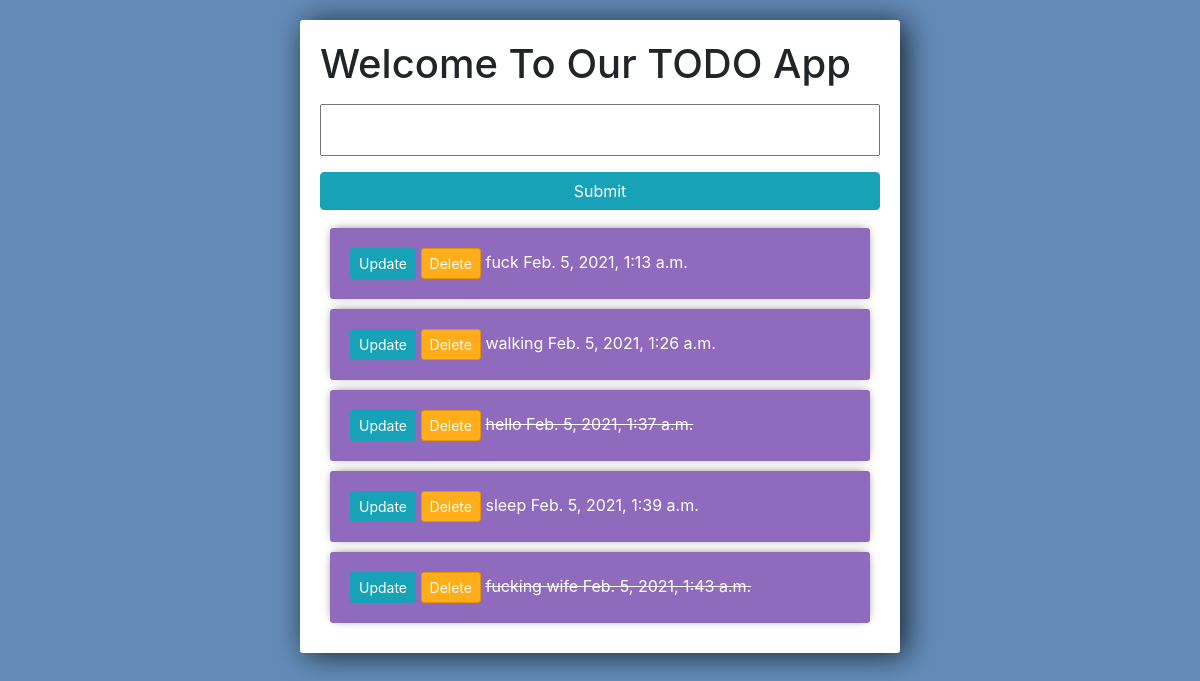
The page / on the database its author committed.
### tasks/models.py (models this page shows, shortened)
class Task(models.Model):
    title=models.CharField(max_length=200)
    complete=models.BooleanField(default=False)
    created     = models.DateTimeField(editable=False)
    def __str__(self):
        return self.title

### tasks/views.py (the view)
# urls.py: path('',views.index,name="list"),
def index(request):
    tasks=Task.objects.all()
    form=TaskFrom()
    if request.method=='POST':
        form=TaskFrom(request.POST)
        if form.is_valid():
            form.save()
        return redirect('/')
    context={'tasks':tasks, 'form':form}
    return render(request,'tasks/list.html',context)

### tasks/forms.py
class TaskFrom(forms.ModelForm):
    class Meta:
        model = Task
        fields ='__all__'

### tasks/templates/tasks/list.html (shortened to what this page needs)
<!DOCTYPE html>
<html lang="en">
<head>
</head>
<body>
    <link rel="stylesheet" href="https://stackpath.bootstrapcdn.com/bootstrap/4.3.1/css/bootstrap.min.css">
<div class="center-column">
    <h1>Welcome To Our TODO App</h1>
    <form method="POST" action="/">
        {{form.title}}
        <input class="btn btn-info" type="submit" name="create Task">
    </form>
    <div class='todo-list'>
    {% for task in tasks %}
    <div class="item-row">
        <a class="btn btn-sm btn-info" href="{% url 'update_task' task.id %}">Update</a>
        <a class="btn btn-sm  btn-danger" href="{% url 'delete' task.id %}">Delete</a>
        {% if task.complete == True %}
        <strike>{{task}}  {{task.created}}</strike>
        {% else %}
        <span>{{task}}  {{task.created}}</span>
        {% endif %}
    </div>
    {% endfor %}
</div>
</div>
</body>
</html>

### tasks/templates/tasks/list.html (style rules this page uses)
body { background-color: #638CB8; }
input { width: 100%; padding: 12px 20px; margin: 8px 0; box-sizing: border-box; }
input::placeholder { color: #d3d3d3; }
.center-column { width:600px; margin: 20px auto; padding:20px; background-color: #fff; border-radius: 3px; box-shadow: 6px 2px 30px 0px rgba(0,0,0,0.75); }
.item-row { background-color: #906abd; margin: 10px; padding: 20px; border-radius: 3px; color: #fff; font-size: 16px; box-shadow: 0px -1px 10px -4px rgba(0,0,0,0.75); }
.btn-danger { background-color: #ffae19; border-color: #e59400; }

### rows shown on the page
Task: title "fuck", created "Feb. 5, 2021, 1:13 a.m."
Task: title "walking", created "Feb. 5, 2021, 1:26 a.m."
Task: title "hello", created "Feb. 5, 2021, 1:37 a.m."
Task: title "sleep", created "Feb. 5, 2021, 1:39 a.m."
Task: title "fucking wife", created "Feb. 5, 2021, 1:43 a.m."
